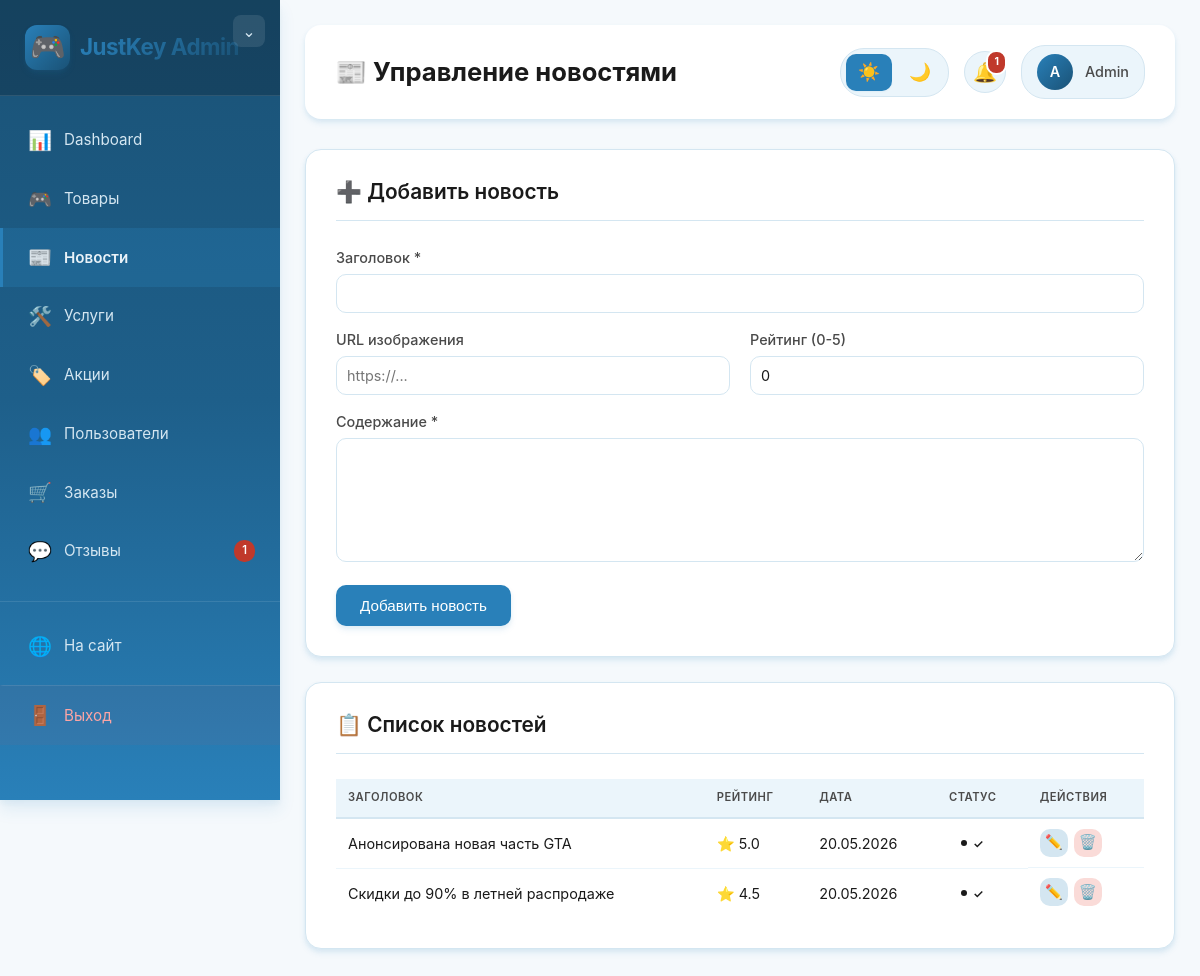
Screenshot of /admin/news.php (signed in) with the database file from the repository.
### tables this page shows
CREATE TABLE news (
    id INT AUTO_INCREMENT PRIMARY KEY,
    title VARCHAR(255) NOT NULL,
    slug VARCHAR(255) UNIQUE NOT NULL,
    content TEXT NOT NULL,
    short_content VARCHAR(500),
    image VARCHAR(255),
    author_id INT,
    rating DECIMAL(3,2) DEFAULT 5.00,
    views INT DEFAULT 0,
    image_url VARCHAR(255),
    is_active BOOLEAN DEFAULT TRUE,
    is_approved BOOLEAN DEFAULT TRUE,
    created_at TIMESTAMP DEFAULT CURRENT_TIMESTAMP,
    updated_at TIMESTAMP DEFAULT CURRENT_TIMESTAMP ON UPDATE CURRENT_TIMESTAMP,
    FOREIGN KEY (author_id) REFERENCES users(id) ON DELETE CASCADE
);

### admin/news.php (the view, shortened to what this page needs)
<?php
require_once '../config.php';
$stmt = $pdo->query("SELECT * FROM news ORDER BY created_at DESC");
$news_items = $stmt->fetchAll();
?>
<!DOCTYPE html>
<html lang="ru">
<head>
    <link rel="stylesheet" href="../style.css">
    <link rel="stylesheet" href="admin-style.css">
</head>
<body class="admin-body">
    <div class="admin-container">
        <?php include 'includes/sidebar.php'; ?>
        <main class="admin-main">
            <header class="admin-header">
                <h1>📰 Управление новостями</h1>
                <?php include 'includes/theme-toggle.php'; ?>
            </header>
            <div class="admin-form">
                <h2>➕ Добавить новость</h2>
                <form method="POST">
                    <div class="form-group">
                        <label>Заголовок *</label>
                        <input type="text" name="title" required>
                    </div>
                    <div class="form-row">
                        <div class="form-group">
                            <label>URL изображения</label>
                            <input type="url" name="image_url" placeholder="https://...">
                        </div>
                        <div class="form-group">
                            <label>Рейтинг (0-5)</label>
                            <input type="number" name="rating" step="0.1" min="0" max="5" value="0">
                        </div>
                    </div>
                    <div class="form-group">
                        <label>Содержание *</label>
                        <textarea name="content" rows="6" required></textarea>
                    </div>
                    <button type="submit" class="btn btn-primary">Добавить новость</button>
                </form>
            </div>
            <div class="admin-form">
                <h2>📋 Список новостей</h2>
                <table class="admin-table admin-table-compact">
                    <thead>
                        <tr>
                            <th>Заголовок</th>
                            <th>Рейтинг</th>
                            <th>Дата</th>
                            <th>Статус</th>
                            <th>Действия</th>
                        </tr>
                    </thead>
                    <tbody>
                        <?php foreach ($news_items as $item): ?>
                        <tr>
                            <td><?= htmlspecialchars($item['title'] ?? 'Без названия') ?></td>
                            <td>⭐ <?= number_format($item['rating'] ?? 0, 1) ?></td>
                            <td><?= isset($item['created_at']) ? date('d.m.Y', strtotime($item['created_at'])) : '-' ?></td>
                            <td>
                                <span class="status-badge status-badge-<?= !empty($item['is_active']) ? 'active' : 'inactive' ?>">
                                    <?= !empty($item['is_active']) ? '✓' : '✗' ?>
                                </span>
                            </td>
                            <td class="actions actions-compact">
                                <button class="btn-icon btn-edit" onclick='editNews({
                                    id: <?= $item['id'] ?? 0 ?>,
                                    title: "<?= addslashes($item['title'] ?? '') ?>",
                                    content: "<?= addslashes($item['content'] ?? '') ?>",
                                    image_url: "<?= addslashes($item['image_url'] ?? '') ?>",
                                    rating: <?= $item['rating'] ?? 0 ?>,
                                    is_active: <?= $item['is_active'] ?? 0 ?>
                                })'>✏️</button>
                                <form method="POST" style="display:inline;" onsubmit="return confirm('Удалить новость?')">
                                    <button type="submit" class="btn-icon btn-delete">🗑️</button>
                                </form>
                            </td>
                        </tr>
                        <?php endforeach; ?>
                    </tbody>
                </table>
            </div>
        </main>
    </div>
</body>
</html>

### style.css (style rules this page uses)
:root { --primary-color: #2980b9; --primary-dark: #1f6391; --primary-light: #3498db; --secondary-color: #1a5276; --accent-color: #f39c12; --bg-primary: #ffffff; --bg-secondary: #f5f9fc; --bg-tertiary: #ebf5fb; --bg-card: #ffffff; --text-primary: #1a1a1a; --text-secondary: #4a4a4a; --text-muted: #8a8a8a; --border-color: #d6eaf8; --shadow-sm: 0 1px 2px 0 rgba(41, 128, 185, 0.06); --shadow-md: 0 4px 6px -1px rgba(41, 128, 185, 0.1); --shadow-lg: 0 10px 15px -3px rgba(41, 128, 185, 0.1); --shadow-xl: 0 20px 25px -5px rgba(41, 128, 185, 0.12); --success-color: #27ae60; --warning-color: #f39c12; --error-color: #e74c3c; --info-color: #2980b9; --gradient-primary: linear-gradient(135deg, #2980b9 0%, #1a5276 100%); --gradient-secondary: linear-gradient(135deg, #3498db 0%, #2980b9 100%); --gradient-gaming: linear-gradient(135deg, #2980b9 0%, #0e3a52 100%); }
* { margin: 0; padding: 0; box-sizing: border-box; }
html { scroll-behavior: smooth; font-size: 16px; }
body { font-family: 'Inter', -apple-system, BlinkMacSystemFont, 'Segoe UI', Roboto, sans-serif; background-color: var(--bg-primary); color: var(--text-primary); line-height: 1.6; transition: background-color 0.3s ease, color 0.3s ease; overflow-x: hidden; }
h1, h2, h3, h4, h5, h6 { font-weight: 700; line-height: 1.2; margin-bottom: 1rem; }
h1 { font-size: 3rem; }
h2 { font-size: 2.5rem; }
.btn-icon { width: 42px; height: 42px; border-radius: 10px; background: var(--bg-secondary); border: none; color: var(--text-primary); cursor: pointer; display: flex; align-items: center; justify-content: center; transition: all 0.3s ease; position: relative; font-size: 1.2rem; }
.btn { padding: 0.75rem 1.5rem; border-radius: 10px; border: none; font-weight: 600; cursor: pointer; transition: all 0.3s ease; display: inline-flex; align-items: center; justify-content: center; gap: 0.5rem; font-size: 1rem; text-align: center; }
.btn-primary { background: var(--gradient-primary); color: white; box-shadow: var(--shadow-md); }
.form-row { display: grid; grid-template-columns: 1fr 1fr; gap: 1rem; }
.form-group { margin-bottom: 1.5rem; }
.form-group label { display: block; margin-bottom: 0.5rem; font-weight: 600; color: var(--text-secondary); }
.form-group input, .form-group select, .form-group textarea { width: 100%; padding: 0.875rem 1rem; border: 2px solid var(--border-color); border-radius: 10px; background: var(--bg-primary); color: var(--text-primary); font-size: 1rem; transition: all 0.3s ease; }

### rows the page displays
news: title "Анонсирована новая часть GTA", rating "5.0", created_at "20.05.2026"
news: title "Скидки до 90% в летней распродаже", rating "4.5", created_at "20.05.2026"

### other values shown
$pending_count "1"
min($total_notifications, 99) "1"
substr($_SESSION['login'] ?? 'A', 0, 1) "A"
$_SESSION['login'] "Admin"
